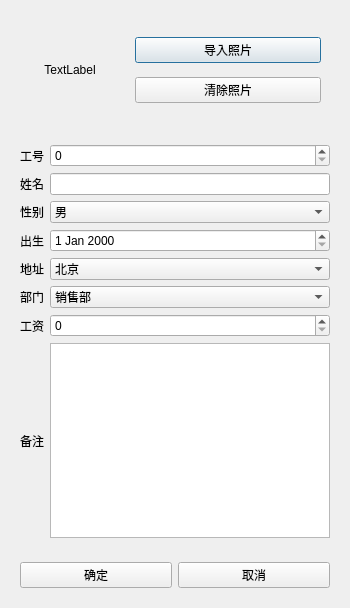
<?xml version="1.0" encoding="UTF-8"?>
<ui version="4.0">
 <class>Detail</class>
 <widget class="QDialog" name="Detail">
  <property name="geometry">
   <rect>
    <x>0</x>
    <y>0</y>
    <width>350</width>
    <height>608</height>
   </rect>
  </property>
  <property name="windowTitle">
   <string>Dialog</string>
  </property>
  <layout class="QVBoxLayout" name="verticalLayout">
   <item>
    <widget class="QWidget" name="W_Avatar" native="true">
     <layout class="QHBoxLayout" name="horizontalLayout">
      <item>
       <widget class="QLabel" name="L_Avatar">
        <property name="minimumSize">
         <size>
          <width>100</width>
          <height>100</height>
         </size>
        </property>
        <property name="maximumSize">
         <size>
          <width>100</width>
          <height>100</height>
         </size>
        </property>
        <property name="text">
         <string>TextLabel</string>
        </property>
        <property name="alignment">
         <set>Qt::AlignCenter</set>
        </property>
       </widget>
      </item>
      <item>
       <widget class="QWidget" name="W_Button_2" native="true">
        <layout class="QVBoxLayout" name="verticalLayout_2">
         <item>
          <widget class="QPushButton" name="PB_Set_Avatar">
           <property name="maximumSize">
            <size>
             <width>16777215</width>
             <height>16777215</height>
            </size>
           </property>
           <property name="text">
            <string>导入照片</string>
           </property>
          </widget>
         </item>
         <item>
          <widget class="QPushButton" name="PB_Clear_Avatar">
           <property name="text">
            <string>清除照片</string>
           </property>
          </widget>
         </item>
        </layout>
       </widget>
      </item>
     </layout>
    </widget>
   </item>
   <item>
    <widget class="QWidget" name="W_Detail" native="true">
     <layout class="QGridLayout" name="gridLayout">
      <item row="0" column="1">
       <widget class="QSpinBox" name="SB_ID">
        <property name="maximum">
         <number>65536</number>
        </property>
       </widget>
      </item>
      <item row="3" column="1">
       <widget class="QDateEdit" name="DE_Birthday"/>
      </item>
      <item row="3" column="0">
       <widget class="QLabel" name="L_Birthday">
        <property name="text">
         <string>出生</string>
        </property>
       </widget>
      </item>
      <item row="5" column="0">
       <widget class="QLabel" name="L_Department">
        <property name="text">
         <string>部门</string>
        </property>
       </widget>
      </item>
      <item row="1" column="0">
       <widget class="QLabel" name="L_Name">
        <property name="text">
         <string>姓名</string>
        </property>
       </widget>
      </item>
      <item row="2" column="0">
       <widget class="QLabel" name="L_Gender">
        <property name="text">
         <string>性别</string>
        </property>
       </widget>
      </item>
      <item row="6" column="1">
       <widget class="QSpinBox" name="SB_Salary">
        <property name="maximum">
         <number>65536</number>
        </property>
       </widget>
      </item>
      <item row="4" column="1">
       <widget class="QComboBox" name="CB_Address">
        <item>
         <property name="text">
          <string>北京</string>
         </property>
        </item>
        <item>
         <property name="text">
          <string>上海</string>
         </property>
        </item>
        <item>
         <property name="text">
          <string>天津</string>
         </property>
        </item>
        <item>
         <property name="text">
          <string>重庆</string>
         </property>
        </item>
        <item>
         <property name="text">
          <string>安徽</string>
         </property>
        </item>
        <item>
         <property name="text">
          <string>河北</string>
         </property>
        </item>
        <item>
         <property name="text">
          <string>河南</string>
         </property>
        </item>
        <item>
         <property name="text">
          <string>湖北</string>
         </property>
        </item>
        <item>
         <property name="text">
          <string>湖南</string>
         </property>
        </item>
        <item>
         <property name="text">
          <string>山西</string>
         </property>
        </item>
        <item>
         <property name="text">
          <string>山东</string>
         </property>
        </item>
        <item>
         <property name="text">
          <string>陕西</string>
         </property>
        </item>
        <item>
         <property name="text">
          <string>江苏</string>
         </property>
        </item>
        <item>
         <property name="text">
          <string>江西</string>
         </property>
        </item>
       </widget>
      </item>
      <item row="0" column="0">
       <widget class="QLabel" name="L_ID">
        <property name="text">
         <string>工号</string>
        </property>
       </widget>
      </item>
      <item row="1" column="1">
       <widget class="QLineEdit" name="LE_Name"/>
      </item>
      <item row="2" column="1">
       <widget class="QComboBox" name="CB_Gender">
        <item>
         <property name="text">
          <string>男</string>
         </property>
        </item>
        <item>
         <property name="text">
          <string>女</string>
         </property>
        </item>
       </widget>
      </item>
      <item row="4" column="0">
       <widget class="QLabel" name="L_Address">
        <property name="text">
         <string>地址</string>
        </property>
       </widget>
      </item>
      <item row="6" column="0">
       <widget class="QLabel" name="L_Salary">
        <property name="text">
         <string>工资</string>
        </property>
       </widget>
      </item>
      <item row="5" column="1">
       <widget class="QComboBox" name="CB_Department">
        <item>
         <property name="text">
          <string>销售部</string>
         </property>
        </item>
        <item>
         <property name="text">
          <string>技术部</string>
         </property>
        </item>
        <item>
         <property name="text">
          <string>生产部</string>
         </property>
        </item>
        <item>
         <property name="text">
          <string>行政部</string>
         </property>
        </item>
       </widget>
      </item>
      <item row="7" column="0">
       <widget class="QLabel" name="L_Memo">
        <property name="text">
         <string>备注</string>
        </property>
       </widget>
      </item>
      <item row="7" column="1">
       <widget class="QPlainTextEdit" name="PTE_Memo"/>
      </item>
     </layout>
    </widget>
   </item>
   <item>
    <widget class="QWidget" name="W_Button" native="true">
     <layout class="QHBoxLayout" name="horizontalLayout_2">
      <item>
       <widget class="QPushButton" name="PB_Accept">
        <property name="text">
         <string>确定</string>
        </property>
       </widget>
      </item>
      <item>
       <widget class="QPushButton" name="PB_Cancel">
        <property name="text">
         <string>取消</string>
        </property>
       </widget>
      </item>
     </layout>
    </widget>
   </item>
  </layout>
 </widget>
 <resources/>
 <connections/>
</ui>
